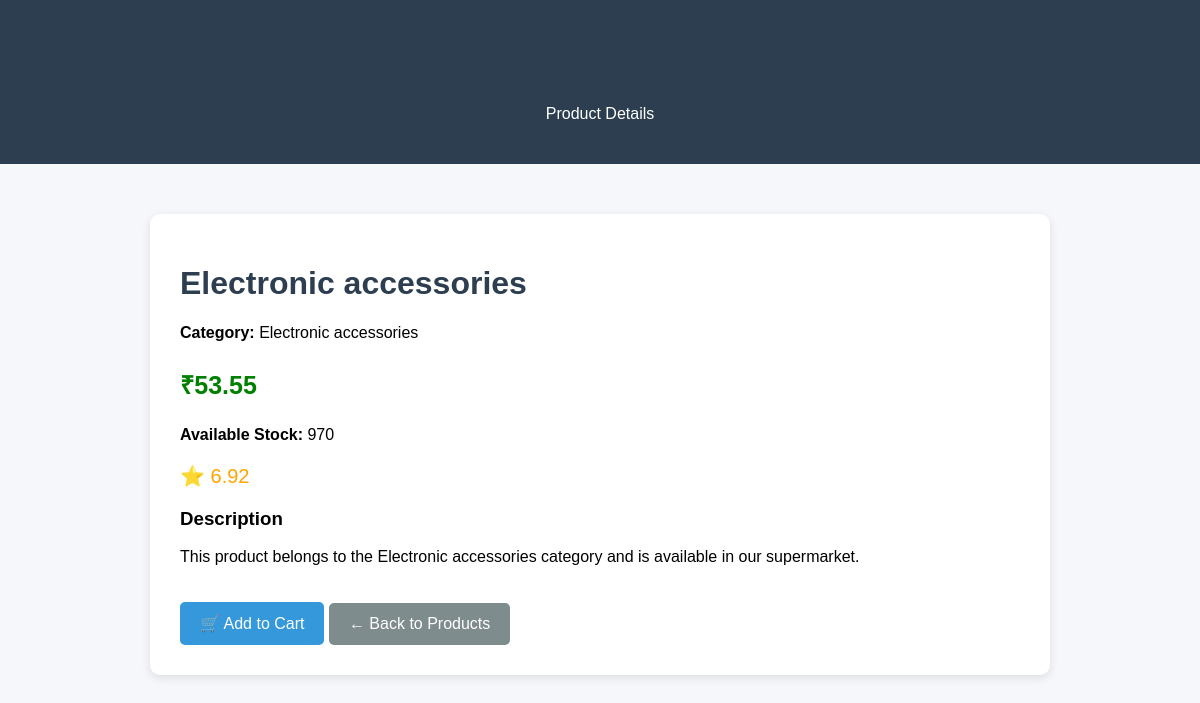
Page /product/1 on the committed database.
### tables this page shows
CREATE TABLE products (
    product_id INTEGER PRIMARY KEY AUTOINCREMENT,
    product_name TEXT NOT NULL,
    product_line TEXT NOT NULL,
    unit_price REAL NOT NULL,
    stock INTEGER DEFAULT 0,
    description TEXT,
    rating REAL DEFAULT 0
);

### app.py (the view)
@app.route("/product/<int:product_id>")
def product_details(product_id):
    connection = get_database_connection()
    product = connection.execute("""
        SELECT *
        FROM products
        WHERE product_id = ?
    """, (product_id,)).fetchone()
    connection.close()
    if product is None:
        return "Product not found", 404
    return render_template(
        "product_details.html",
        product=product
    )

### app.py (called while the page is built)
def get_database_connection():
    connection = sqlite3.connect("database/supermarket.db")
    connection.row_factory = sqlite3.Row
    return connection

### templates/product_details.html (shortened to what this page needs)
<!DOCTYPE html>
<html>
<head>
</head>
<body>
<header>
    <h1>Supermarket Sales Analysis</h1>
    <p>Product Details</p>
</header>
<div class="container">
    <h1>{{ product["product_name"] }}</h1>
    <p>
        <strong>Category:</strong>
        {{ product["product_line"] }}
    </p>
    <p class="price">
        ₹{{ product["unit_price"] }}
    </p>
    <p>
        <strong>Available Stock:</strong>
        {{ product["stock"] }}
    </p>
    <p class="rating">
        ⭐ {{ product["rating"] }}
    </p>
    <h3>Description</h3>
    <p>
        This product belongs to the
        {{ product["product_line"] }}
        category and is available in our supermarket.
    </p>
<a
    href="/add-to-cart/{{ product['product_id'] }}"
    class="button"
>
    🛒 Add to Cart
</a>
    <a href="/products" class="button back">
        ← Back to Products
    </a>
</div>
</body>
</html>

### templates/product_details.html (style rules this page uses)
body { font-family: Arial, sans-serif; background-color: #f5f7fa; margin: 0; }
header { background-color: #2c3e50; color: white; text-align: center; padding: 25px; }
.container { width: 70%; margin: 50px auto; background-color: white; padding: 30px; border-radius: 10px; box-shadow: 0 3px 10px rgba(0,0,0,0.1); }
h1 { color: #2c3e50; }
.price { color: green; font-size: 25px; font-weight: bold; }
.rating { color: orange; font-size: 20px; }
.button { display: inline-block; margin-top: 20px; padding: 12px 20px; background-color: #3498db; color: white; text-decoration: none; border-radius: 5px; }
.back { background-color: #7f8c8d; }

### rows in the picture
products: product_name "Electronic accessories", product_line "Electronic accessories", unit_price "53.55", stock "970", rating "6.92"
